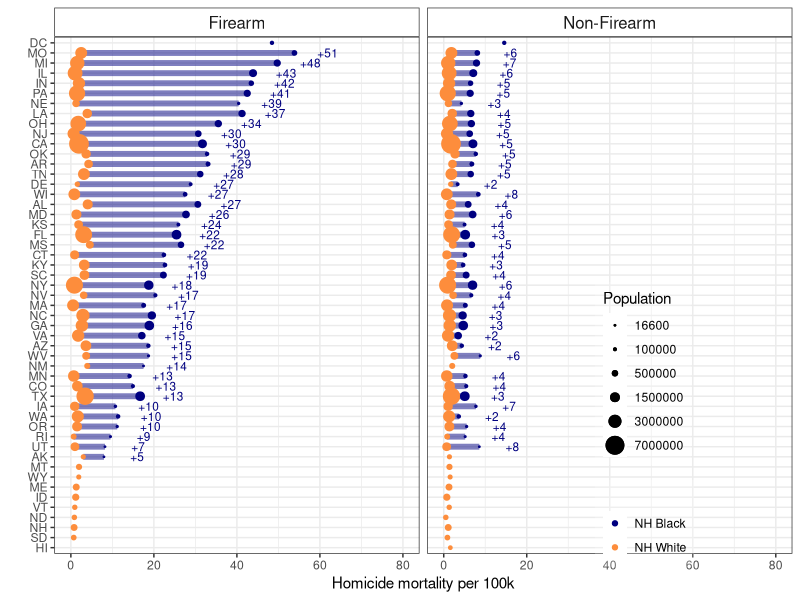
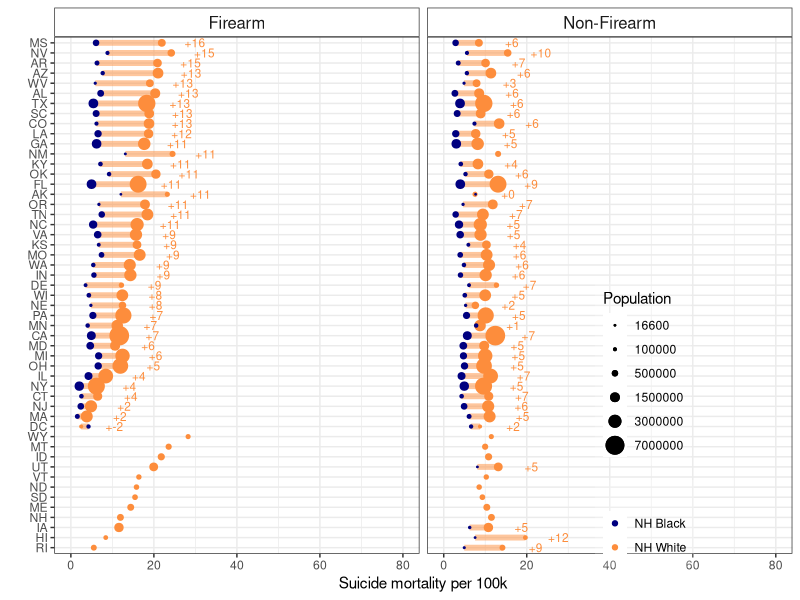
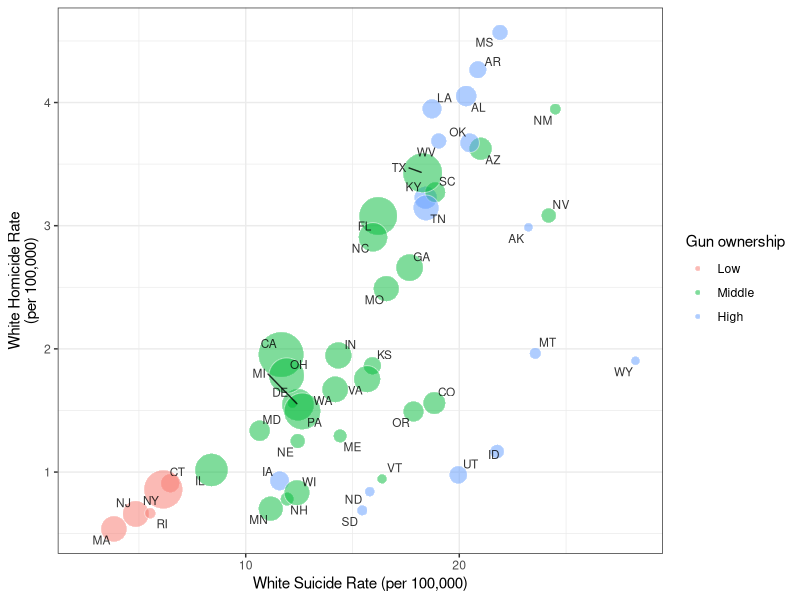
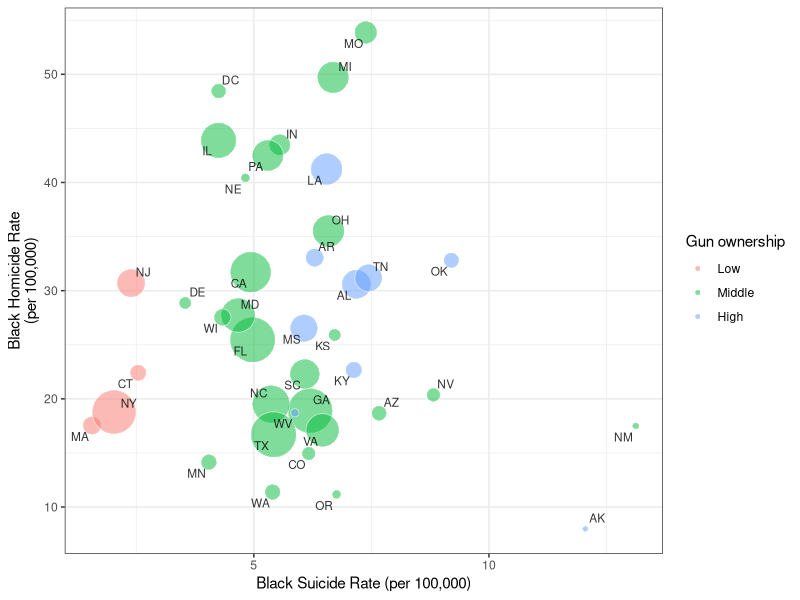
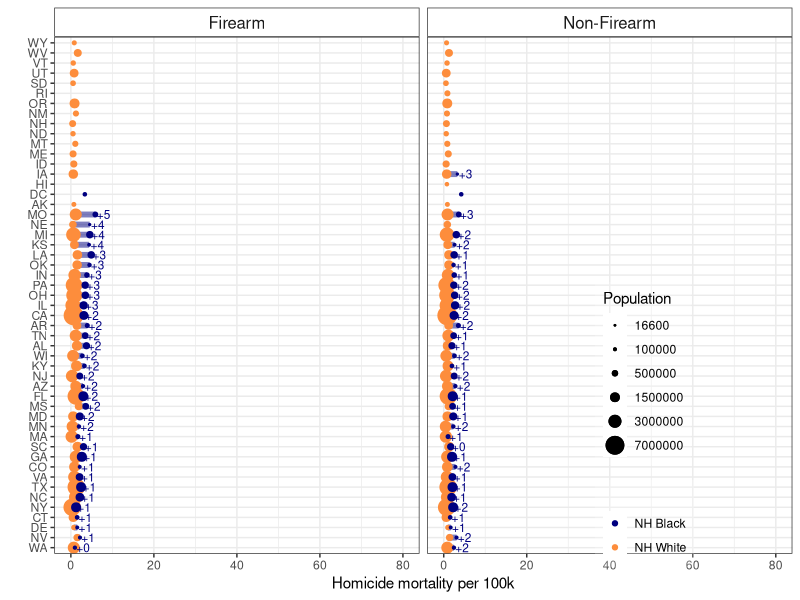
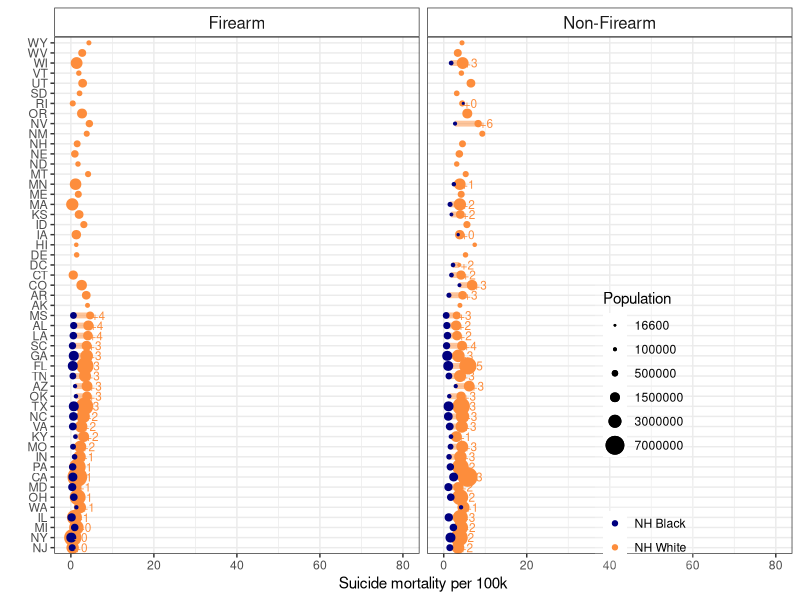
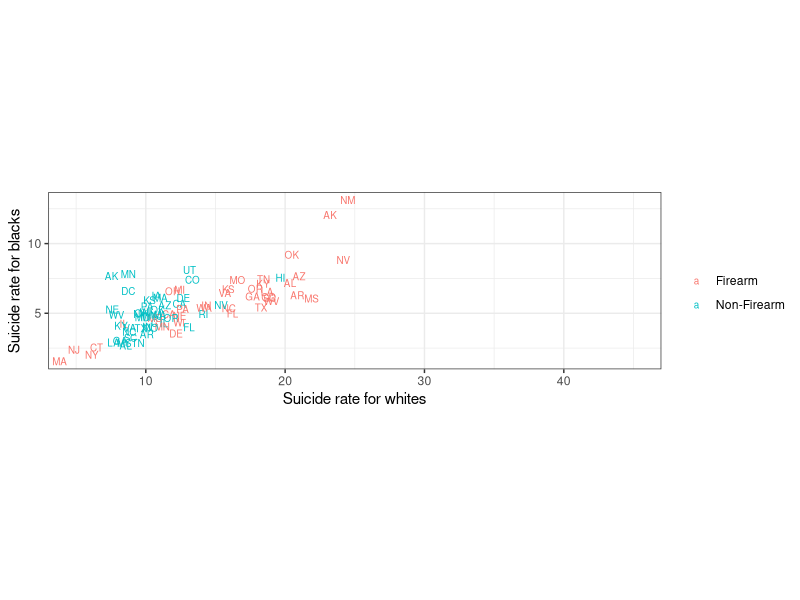
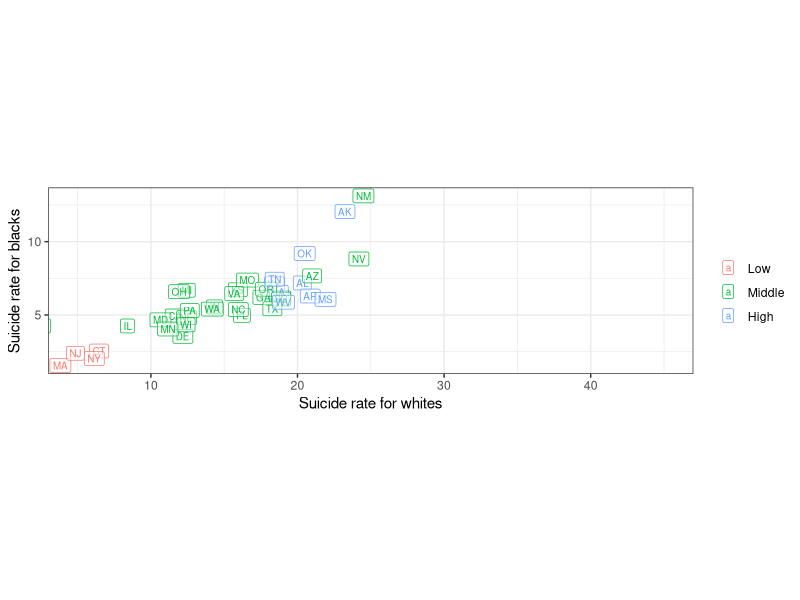

Here is the R script that generated these plots, in order:
## ---- chunk 1
library(tidyverse)
library(ggrepel)
## ---- chunk 2
#homicide
NHWM_homicide_FA <- read.table("./Data/agestd/Homicide_Firearms_White_NH_Males_Age-adjusted_2008-2014.txt", skip = 21, header = T, sep = ",")

NHWM_homicide_NonFA <- read.table("./Data/agestd/Homicide_Non-Firearms_White_NH_Males_Age-adjusted_2008-2014.txt", skip = 21, header = T, sep = ",")

NHBM_homicide_FA <- read.table("./Data/agestd/Homicide_Firearms_Black_NH_Males_Age-adjusted_2008-2014.txt", skip = 21, header = T, sep = ",")

NHBM_homicide_NonFA <- read.table("./Data/agestd/Homicide_Non-Firearms_Black_NH_Males_Age-adjusted_2008-2014.txt", skip = 21, header = T, sep = ",")

#suicide
NHWM_suicide_FA <- read.table("./Data/agestd/Suicide_Firearms_White_NH_Males_Age-adjusted_2008-2014.txt", skip = 21, header = T, sep = ",")

NHWM_suicide_NonFA <- read.table("./Data/agestd/Suicide_Non-Firearms_White_NH_Males_Age-adjusted_2008-2014.txt", skip = 21, header = T, sep = ",")

NHBM_suicide_FA <- read.table("./Data/agestd/Suicide_Firearms_Black_NH_Males_Age-adjusted_2008-2014.txt", skip = 21, header = T, sep = ",")

NHBM_suicide_NonFA <- read.table("./Data/agestd/Suicide_Non-Firearms_Black_NH_Males_Age-adjusted_2008-2014.txt", skip = 21, header = T, sep = ",")
## ---- chunk 3
#homicide
NHWF_homicide_FA <- read.table("./Data/agestd/Homicide_Firearms_White_NH_Females_Age-adjusted_2008-2014.txt", skip = 21, header = T, sep = ",")

NHWF_homicide_NonFA <- read.table("./Data/agestd/Homicide_Non-Firearms_White_NH_Females_Age-adjusted_2008-2014.txt", skip = 21, header = T, sep = ",")

NHBF_homicide_FA <- read.table("./Data/agestd/Homicide_Firearms_Black_NH_Females_Age-adjusted_2008-2014.txt", skip = 21, header = T, sep = ",")

NHBF_homicide_NonFA <- read.table("./Data/agestd/Homicide_Non-Firearms_Black_NH_Females_Age-adjusted_2008-2014.txt", skip = 21, header = T, sep = ",")

#suicide
NHWF_suicide_FA <- read.table("./Data/agestd/Suicide_Firearms_White_NH_Females_Age-adjusted_2008-2014.txt", skip = 21, header = T, sep = ",")

NHWF_suicide_NonFA <- read.table("./Data/agestd/Suicide_Non-Firearms_White_NH_Females_Age-adjusted_2008-2014.txt", skip = 21, header = T, sep = ",")

NHBF_suicide_FA <- read.table("./Data/agestd/Suicide_Firearms_Black_NH_Females_Age-adjusted_2008-2014.txt", skip = 21, header = T, sep = ",")

NHBF_suicide_NonFA <- read.table("./Data/agestd/Suicide_Non-Firearms_Black_NH_Females_Age-adjusted_2008-2014.txt", skip = 21, header = T, sep = ",")
## ---- chunk 4
tidy_fx <- function(data, state, death, population, crude, adjusted, race, intent, mechanism) {
  dat2 <- data[, c(state, death, population, crude, adjusted)]
  names(dat2)[2] <- paste0(death, ".", intent, ".", race)
  names(dat2)[3] <- paste0(population, ".", race)
  names(dat2)[4] <- paste0("crude.", intent, ".", race)
  names(dat2)[5] <- paste0("adjusted.", intent, ".", race)
  dat2$type = mechanism
  
  return(dat2)
}
## ---- chunk 5
NHWM_homicide_FA <- tidy_fx(data = NHWM_homicide_FA, "ST", "Deaths", "Population", "U_C_Rate", 
                            "U_A_Rate", "white", "homicide", "Firearm")
NHWM_homicide_NonFA <- tidy_fx(data = NHWM_homicide_NonFA, "ST", "Deaths", "Population", "U_C_Rate", 
                            "U_A_Rate", "white", "homicide", "Non-Firearm")
NHWM_suicide_FA <- tidy_fx(data = NHWM_suicide_FA, "ST", "Deaths", "Population", "U_C_Rate", 
                            "U_A_Rate", "white", "suicide", "Firearm")
NHWM_suicide_NonFA <- tidy_fx(data = NHWM_suicide_NonFA, "ST", "Deaths", "Population", "U_C_Rate", 
                            "U_A_Rate", "white", "suicide", "Non-Firearm")

NHBM_homicide_FA <- tidy_fx(data = NHBM_homicide_FA, "ST", "Deaths", "Population", "U_C_Rate", 
                            "U_A_Rate", "black", "homicide", "Firearm")
NHBM_homicide_NonFA <- tidy_fx(data = NHBM_homicide_NonFA, "ST", "Deaths", "Population", "U_C_Rate", 
                            "U_A_Rate", "black", "homicide", "Non-Firearm")
NHBM_suicide_FA <- tidy_fx(data = NHBM_suicide_FA, "ST", "Deaths", "Population", "U_C_Rate", 
                            "U_A_Rate", "black", "suicide", "Firearm")
NHBM_suicide_NonFA <- tidy_fx(data = NHBM_suicide_NonFA, "ST", "Deaths", "Population", "U_C_Rate", 
                            "U_A_Rate", "black", "suicide", "Non-Firearm")

NHBM_homicide<- rbind(NHBM_homicide_FA, NHBM_homicide_NonFA)
NHBM_suicide <- rbind(NHBM_suicide_FA, NHBM_suicide_NonFA)
NHWM_homicide <- rbind(NHWM_homicide_FA, NHWM_homicide_NonFA)
NHWM_suicide <- rbind(NHWM_suicide_FA, NHWM_suicide_NonFA)
rm(NHBM_homicide_FA, NHBM_homicide_NonFA, NHBM_suicide_FA, NHBM_suicide_NonFA,
   NHWM_homicide_FA, NHWM_homicide_NonFA, NHWM_suicide_FA, NHWM_suicide_NonFA)
## ---- chunk 6
NHWF_homicide_FA <- tidy_fx(data = NHWF_homicide_FA, "ST", "Deaths", "Population", "U_C_Rate", 
                            "U_A_Rate", "white", "homicide", "Firearm")
NHWF_homicide_NonFA <- tidy_fx(data = NHWF_homicide_NonFA, "ST", "Deaths", "Population", "U_C_Rate", 
                            "U_A_Rate", "white", "homicide", "Non-Firearm")
NHWF_suicide_FA <- tidy_fx(data = NHWF_suicide_FA, "ST", "Deaths", "Population", "U_C_Rate", 
                            "U_A_Rate", "white", "suicide", "Firearm")
NHWF_suicide_NonFA <- tidy_fx(data = NHWF_suicide_NonFA, "ST", "Deaths", "Population", "U_C_Rate", 
                            "U_A_Rate", "white", "suicide", "Non-Firearm")

NHBF_homicide_FA <- tidy_fx(data = NHBF_homicide_FA, "ST", "Deaths", "Population", "U_C_Rate", 
                            "U_A_Rate", "black", "homicide", "Firearm")
NHBF_homicide_NonFA <- tidy_fx(data = NHBF_homicide_NonFA, "ST", "Deaths", "Population", "U_C_Rate", 
                            "U_A_Rate", "black", "homicide", "Non-Firearm")
NHBF_suicide_FA <- tidy_fx(data = NHBF_suicide_FA, "ST", "Deaths", "Population", "U_C_Rate", 
                            "U_A_Rate", "black", "suicide", "Firearm")
NHBF_suicide_NonFA <- tidy_fx(data = NHBF_suicide_NonFA, "ST", "Deaths", "Population", "U_C_Rate", 
                            "U_A_Rate", "black", "suicide", "Non-Firearm")

NHBF_homicide<- rbind(NHBF_homicide_FA, NHBF_homicide_NonFA)
NHBF_suicide <- rbind(NHBF_suicide_FA, NHBF_suicide_NonFA)
NHWF_homicide <- rbind(NHWF_homicide_FA, NHWF_homicide_NonFA)
NHWF_suicide <- rbind(NHWF_suicide_FA, NHWF_suicide_NonFA)
rm(NHBF_homicide_FA, NHBF_homicide_NonFA, NHBF_suicide_FA, NHBF_suicide_NonFA,
   NHWF_homicide_FA, NHWF_homicide_NonFA, NHWF_suicide_FA, NHWF_suicide_NonFA)
## ---- chunk 7
#merge all the data
Males_AllAges_0814 <- merge(NHBM_homicide, NHBM_suicide %>% select(-Population.black), by = c("ST", "type")) %>%
  mutate(crude.RD.hom.su.black = crude.homicide.black - crude.suicide.black,
         adj.RD.hom.su.black = adjusted.homicide.black - adjusted.suicide.black)

Males_AllAges_0814 <- merge(Males_AllAges_0814, NHWM_homicide, by = c("ST", "type")) %>%
  mutate(crude.RD.homicide = crude.homicide.black - crude.homicide.white,
         adj.RD.homicide = adjusted.homicide.black - adjusted.homicide.white)

Males_AllAges_0814 <- merge(Males_AllAges_0814, NHWM_suicide %>% select(-Population.white), by = c("ST", "type")) %>%
  mutate(crude.RD.suicide = crude.suicide.black - crude.suicide.white,
         adj.RD.suicide = adjusted.suicide.black - adjusted.suicide.white)

Males_AllAges_0814 <- Males_AllAges_0814 %>% 
  mutate(crude.RD.hom.su.white = crude.homicide.white - crude.suicide.white, 
         adj.RD.hom.su.white = adjusted.homicide.white - adjusted.suicide.white)
## ---- chunk 8
Females_AllAges_0814 <- merge(NHBF_homicide, NHBF_suicide %>% select(-Population.black), by = c("ST", "type")) %>%
  mutate(crude.RD.hom.su.black = crude.homicide.black - crude.suicide.black,
         adj.RD.hom.su.black = adjusted.homicide.black - adjusted.suicide.black)

Females_AllAges_0814 <- merge(Females_AllAges_0814, NHWF_homicide, by = c("ST", "type")) %>%
  mutate(crude.RD.homicide = crude.homicide.black - crude.homicide.white,
         adj.RD.homicide = adjusted.homicide.black - adjusted.homicide.white)

Females_AllAges_0814 <- merge(Females_AllAges_0814, NHWF_suicide %>% select(-Population.white), by = c("ST", "type")) %>%
  mutate(crude.RD.suicide = crude.suicide.black - crude.suicide.white,
         adj.RD.suicide = adjusted.suicide.black - adjusted.suicide.white)

Females_AllAges_0814 <- Females_AllAges_0814 %>% 
  mutate(crude.RD.hom.su.white = crude.homicide.white - crude.suicide.white, 
         adj.RD.hom.su.white = adjusted.homicide.white - adjusted.suicide.white)
## ---- chunk 9
#used for plotting -- to arrange the states on the y-axis according to the magnitude of the black-white inequality
levels.firearm.homicide <- Males_AllAges_0814 %>% filter(type == "Firearm") %>%
  transmute(ST.order.RD.homicide = reorder(ST, adj.RD.homicide))

Males_AllAges_0814 %>% 
  filter(is.na(adjusted.homicide.black) == T & type == "Firearm") %>% 
  select(ST, adjusted.homicide.white)

Males_AllAges_0814$ST.order.RD.homicide <- factor(Males_AllAges_0814$ST, 
                                                  levels = c("HI", "SD", "NH", "ND", "VT", "ID", "ME", "WY", "MT",
                                                             levels(levels.firearm.homicide$ST.order.RD.homicide)[1:42]))

levels.firearm.suicide <- Males_AllAges_0814 %>% filter(type == "Firearm") %>%
  transmute(ST.order.RD.suicide = reorder(ST, -adj.RD.suicide))

Males_AllAges_0814 %>% 
  filter(is.na(adjusted.suicide.black) == T & type == "Firearm") %>% 
  select(ST, adjusted.suicide.white)

Males_AllAges_0814$ST.order.RD.suicide <- factor(Males_AllAges_0814$ST, 
                                                  levels = c("RI", "HI", "IA", "NH", "ME", "SD", "ND", "VT", "UT", "ID", "MT", "WY",
                                                             levels(levels.firearm.suicide$ST.order.RD.suicide)[1:39]))

## ---- chunk 10
#used for plotting -- to arrange the states on the y-axis according to the magnitude of the black-white inequality
levels.firearm.homicide <- Females_AllAges_0814 %>% filter(type == "Firearm") %>%
  transmute(ST.order.RD.homicide = reorder(ST, adj.RD.homicide))

Females_AllAges_0814 %>% 
  filter(is.na(adjusted.homicide.black) == T & type == "Firearm") %>% 
  select(ST, adjusted.homicide.white)

Females_AllAges_0814$ST.order.RD.homicide <- factor(Females_AllAges_0814$ST, 
                                                  levels = levels(levels.firearm.homicide$ST.order.RD.homicide))

# Males_AllAges_0814$ST.order.RD.homicide <- factor(Males_AllAges_0814$ST, 
#                                                   levels = c("HI", "SD", "NH", "ND", "VT", "ID", "ME", "WY", "MT",
#                                                              levels(levels.firearm.homicide$ST.order.RD.homicide)[1:42]))

levels.firearm.suicide <- Females_AllAges_0814 %>% filter(type == "Firearm") %>%
  transmute(ST.order.RD.suicide = reorder(ST, -adj.RD.suicide))

Females_AllAges_0814 %>% 
  filter(is.na(adjusted.suicide.black) == T & type == "Firearm") %>% 
  select(ST, adjusted.suicide.white)

# Females_AllAges_0814$ST.order.RD.suicide <- factor(Females_AllAges_0814$ST, 
#                                                   levels = c("RI", "HI", "IA", "NH", "ME", "SD", "ND", "VT", "UT", "ID", "MT", "WY",
#                                                              levels(levels.firearm.suicide$ST.order.RD.suicide)[1:39]))

Females_AllAges_0814$ST.order.RD.suicide <- factor(Females_AllAges_0814$ST, 
                                                  levels = levels(levels.firearm.suicide$ST.order.RD.suicide))

## ---- chunk 11
num.years = 2014-2008+1

Males_AllAges_0814 <- Males_AllAges_0814 %>% 
  mutate(average.pop.white = Population.white/num.years,
         average.pop.black = Population.black/num.years)

Males_AllAges_0814$gun.level <- "Middle"
Males_AllAges_0814$gun.level[Males_AllAges_0814$ST %in% c("LA", "UT", "OK", "IA", "TN","KY", "AL", 
                                                          "MS", "ID","ND", "WV", "AR", "AK", "SD", "MT", "WY")] <- "High"
Males_AllAges_0814$gun.level[Males_AllAges_0814$ST %in% c("HI", "NJ", "MA", "RI", "CT", "NY")] <- "Low"

Males_AllAges_0814$gun.level <- factor(Males_AllAges_0814$gun.level, levels = c("Low", "Middle", "High"))
## ---- chunk 12
Females_AllAges_0814 <- Females_AllAges_0814 %>% 
  mutate(average.pop.white = Population.white/num.years,
         average.pop.black = Population.black/num.years)

Females_AllAges_0814$gun.level <- "Middle"
Females_AllAges_0814$gun.level[Females_AllAges_0814$ST %in% c("LA", "UT", "OK", "IA", "TN","KY", "AL", 
                                                          "MS", "ID","ND", "WV", "AR", "AK", "SD", "MT", "WY")] <- "High"
Females_AllAges_0814$gun.level[Females_AllAges_0814$ST %in% c("HI", "NJ", "MA", "RI", "CT", "NY")] <- "Low"

Females_AllAges_0814$gun.level <- factor(Females_AllAges_0814$gun.level, levels = c("Low", "Middle", "High"))
## ---- chunk 13
stats <- Males_AllAges_0814 %>% group_by(type) %>% summarise(min = round(min(adj.RD.homicide, na.rm = T)), max = round(max(adj.RD.homicide, na.rm = T)))
stats$min[1]

stats2 <- Males_AllAges_0814 %>% group_by(type) %>% summarise(min = round(min(adjusted.homicide.white, na.rm = T)), max = round(max(adjusted.homicide.white, na.rm = T)))

white.pop.dc <- Males_AllAges_0814 %>% filter(ST == "DC" & type == "Firearm") %>% select(Population.white)

stats3 <- Males_AllAges_0814 %>% group_by(type) %>% summarise(min = round(min(adjusted.homicide.black, na.rm = T)), max = round(max(adjusted.homicide.black, na.rm = T)))
## ---- chunk 14
ggplot(Males_AllAges_0814, aes(y = ST.order.RD.homicide, x = adjusted.homicide.white)) + 
  geom_segment(aes(x = adjusted.homicide.white, xend = adjusted.homicide.black, 
                   y = ST.order.RD.homicide, yend = ST.order.RD.homicide), 
               lwd = 2, col = "navy", alpha = 0.5) +
  geom_point(aes(col = "NH White", size = average.pop.white)) + #alpha = ifelse(death.homicide.black < 20, 0.7, 1)
  geom_point(aes(x = adjusted.homicide.black, col = "NH Black", size = average.pop.black)) + #alpha = ifelse(death.homicide.black < 20, 0.7, 1),
  scale_color_manual(values = c("navy", "#fd8d3c")) +
  scale_alpha_continuous(guide = F) +
  scale_size_area(breaks = c(16600, 100000, 500000, 1500000, 3000000, 7000000)) +
  ylab("") +
  xlab("Homicide mortality per 100k") + 
  theme_bw() + 
  guides(color = guide_legend(title = " "), size = guide_legend(title = "Population")) + 
  theme(legend.position = c(0.8, 0.25), 
        plot.title = element_text(size = 10),
        legend.background = element_rect(fill=alpha('white', 0.2)),
        strip.background = element_rect(fill="white"), 
        strip.text.x = element_text(size = 12),
        strip.text.y = element_text(size = 12)) + 
  scale_x_continuous(limits = c(0, 80), labels = seq(0, 80, 20), breaks = seq(0, 80, 20)) +
  geom_text(data = subset(Males_AllAges_0814, is.na(adj.RD.homicide)==F),
            aes(x = adjusted.homicide.black + 8, label = paste0("+", round(adj.RD.homicide))),
            size = 3, col = "navy") +
  facet_wrap( ~ type)  
## ---- chunk 15
stats4 <- Males_AllAges_0814 %>% group_by(type) %>% summarise(min = round(min(adj.RD.suicide, na.rm = T)),
                                                    max = round(max(adj.RD.suicide, na.rm = T)))

stats5 <- Males_AllAges_0814 %>% group_by(type) %>% summarise(min = round(min(adjusted.suicide.white, na.rm = T)),
                                                    max = round(max(adjusted.suicide.white, na.rm = T)))

stats6 <- Males_AllAges_0814 %>% group_by(type) %>% summarise(min = round(min(adjusted.suicide.black, na.rm = T)),
                                                    max = round(max(adjusted.suicide.black, na.rm = T)))

stats7 <- Males_AllAges_0814 %>% group_by(type) %>% summarise(min = round(min(adjusted.suicide.white, na.rm = T)),
                                                    max = round(max(adjusted.suicide.white, na.rm = T)))
## ---- chunk 16
ggplot(Males_AllAges_0814, aes(y = ST.order.RD.suicide, x = adjusted.suicide.white)) + 
  geom_segment(aes(x = adjusted.suicide.white, xend = adjusted.suicide.black, 
                   y = ST.order.RD.suicide, yend = ST.order.RD.suicide), 
               lwd = 2, col = "#fd8d3c", alpha = 0.5) +
  geom_point(aes(col = "NH White", size = average.pop.white)) + #alpha = ifelse(death.homicide.black < 20, 0.7, 1)
  geom_point(aes(x = adjusted.suicide.black, col = "NH Black", size = average.pop.black)) + #, alpha = ifelse(death.homicide.black < 20, 0.7, 1)
  scale_color_manual(values = c("navy", "#fd8d3c")) +
  scale_alpha_continuous(guide = F) +
  scale_size_area(breaks = c(16600, 100000, 500000, 1500000, 3000000, 7000000)) +
  ylab("") + xlab("Suicide mortality per 100k") + theme_bw() + 
  guides(color = guide_legend(title = " "), size = guide_legend(title = "Population")) + 
  theme(legend.position = c(0.8, 0.25), 
        plot.title = element_text(size = 10),
        legend.background = element_rect(fill=alpha('white', 0.2)),
        strip.background = element_rect(fill="white"), 
        strip.text.x = element_text(size = 12),
        strip.text.y = element_text(size = 12)) + 
  scale_x_continuous(limits = c(0, 80), labels = seq(0, 80, 20), breaks = seq(0, 80, 20)) +
  geom_text(data = subset(Males_AllAges_0814, is.na(adj.RD.suicide)==F), 
            aes(x = adjusted.suicide.white + 8, label = paste0("+", round(-adj.RD.suicide))), size = 3, col = "#fd8d3c") +
  facet_wrap(~type)
## ---- chunk 17
ggplot(subset(Males_AllAges_0814, type == "Firearm"), aes(adjusted.suicide.white, adjusted.homicide.white)) + 
  geom_point(aes(fill = gun.level, size = average.pop.white), col = "white", pch = 21, alpha = 0.5) +
  geom_text_repel(aes(label = ST), alpha = 0.8, size = 3) +
  ylab("White Homicide Rate\n(per 100,000)") +
  xlab("White Suicide Rate (per 100,000)") + 
  theme_bw() +
  scale_size_area(breaks = c(100000, 500000, 1500000, 3000000, 7000000), max_size = 15, guide = F) +
  guides(fill = guide_legend(title = "Gun ownership")) 
## ---- chunk 18
Males_AllAges_0814 %>% 
  group_by(type) %>% 
  summarise(cor.hom.suicide = cor(adjusted.suicide.white, adjusted.homicide.white, use = "complete.obs"))
## ---- chunk 19
ggplot(subset(Males_AllAges_0814, type == "Firearm"), aes(adjusted.suicide.black, adjusted.homicide.black)) + 
  geom_point(aes(fill = gun.level, size = average.pop.black), col = "white", pch = 21, alpha = 0.5) +
  geom_text_repel(aes(label = ST), alpha = 0.8, size = 3, check_overlap = T) +
  ylab("Black Homicide Rate\n(per 100,000)") +
  xlab("Black Suicide Rate (per 100,000)") + 
  theme_bw() +
  scale_size_area(breaks = c(16600, 100000, 500000, 1400000), max_size = 15, guide = F) +
  guides(fill = guide_legend(title = "Gun ownership"))
## ---- chunk 20
Males_AllAges_0814 %>% 
  group_by(type) %>% 
  summarise(cor.hom.suicide = cor(adjusted.suicide.black, adjusted.homicide.black, use = "complete.obs"))
## ---- chunk 21
ggplot(Females_AllAges_0814, aes(y = ST.order.RD.homicide, x = adjusted.homicide.white)) + 
  geom_segment(aes(x = adjusted.homicide.white, xend = adjusted.homicide.black, 
                   y = ST.order.RD.homicide, yend = ST.order.RD.homicide), 
               lwd = 2, col = "navy", alpha = 0.5) +
  geom_point(aes(col = "NH White", size = average.pop.white)) + #alpha = ifelse(death.homicide.black < 20, 0.7, 1)
  geom_point(aes(x = adjusted.homicide.black, col = "NH Black", size = average.pop.black)) + #alpha = ifelse(death.homicide.black < 20, 0.7, 1),
  scale_color_manual(values = c("navy", "#fd8d3c")) +
  scale_alpha_continuous(guide = F) +
  scale_size_area(breaks = c(16600, 100000, 500000, 1500000, 3000000, 7000000)) +
  ylab("") +
  xlab("Homicide mortality per 100k") + 
  theme_bw() + 
  guides(color = guide_legend(title = " "), size = guide_legend(title = "Population")) + 
  theme(legend.position = c(0.8, 0.25), 
        plot.title = element_text(size = 10),
        legend.background = element_rect(fill=alpha('white', 0.2)),
        strip.background = element_rect(fill="white"), 
        strip.text.x = element_text(size = 12),
        strip.text.y = element_text(size = 12)) + 
  scale_x_continuous(limits = c(0, 80), labels = seq(0, 80, 20), breaks = seq(0, 80, 20)) +
  geom_text(data = subset(Females_AllAges_0814, is.na(adj.RD.homicide)==F),
            aes(x = adjusted.homicide.black + 2, label = paste0("+", round(adj.RD.homicide))),
            size = 3, col = "navy") +
  facet_wrap( ~ type)  
## ---- chunk 22
ggplot(Females_AllAges_0814, aes(y = ST.order.RD.suicide, x = adjusted.suicide.white)) + 
  geom_segment(aes(x = adjusted.suicide.white, xend = adjusted.suicide.black, 
                   y = ST.order.RD.suicide, yend = ST.order.RD.suicide), 
               lwd = 2, col = "#fd8d3c", alpha = 0.5) +
  geom_point(aes(col = "NH White", size = average.pop.white)) + #alpha = ifelse(death.homicide.black < 20, 0.7, 1)
  geom_point(aes(x = adjusted.suicide.black, col = "NH Black", size = average.pop.black)) + #, alpha = ifelse(death.homicide.black < 20, 0.7, 1)
  scale_color_manual(values = c("navy", "#fd8d3c")) +
  scale_alpha_continuous(guide = F) +
  scale_size_area(breaks = c(16600, 100000, 500000, 1500000, 3000000, 7000000)) +
  ylab("") + xlab("Suicide mortality per 100k") + theme_bw() + 
  guides(color = guide_legend(title = " "), size = guide_legend(title = "Population")) + 
  theme(legend.position = c(0.8, 0.25), 
        plot.title = element_text(size = 10),
        legend.background = element_rect(fill=alpha('white', 0.2)),
        strip.background = element_rect(fill="white"), 
        strip.text.x = element_text(size = 12),
        strip.text.y = element_text(size = 12)) + 
  scale_x_continuous(limits = c(0, 80), labels = seq(0, 80, 20), breaks = seq(0, 80, 20)) +
  geom_text(data = subset(Females_AllAges_0814, is.na(adj.RD.suicide)==F), 
            aes(x = adjusted.suicide.white + 2, label = paste0("+", round(-adj.RD.suicide))), size = 3, col = "#fd8d3c") +
  facet_wrap(~type)
## ---- chunk 23
ggplot(Males_AllAges_0814, aes(adjusted.suicide.white, adjusted.suicide.black)) + 
  geom_text(aes(label = ST, col = type), size = 2.5) +
  guides(color = guide_legend(title = " ")) +
  ylab("Suicide rate for blacks") +
  xlab("Suicide rate for whites") +
  coord_equal(xlim = c(5, 45)) + theme_bw()

Males_AllAges_0814 %>% 
  group_by(type) %>% 
  summarise(cor.suicide = cor(adjusted.suicide.black, adjusted.suicide.white, use = "complete.obs"))

ggplot(subset(Males_AllAges_0814, type == "Firearm"), aes(adjusted.suicide.white, adjusted.suicide.black)) + 
  geom_label(aes(label = ST, col = gun.level), size = 2.5, alpha = 0.5) +
  guides(color = guide_legend(title = " ")) +
  ylab("Suicide rate for blacks") +
  xlab("Suicide rate for whites") +
  coord_equal(xlim = c(5, 45)) + theme_bw()

## ---- chunk 24
ggplot(Males_AllAges_0814, aes(adjusted.homicide.white, adjusted.homicide.black)) + 
  geom_text(aes(label = ST, col = type), size = 2.5) +
  ylab("Homicide rate for blacks") +
  xlab("Homicide rate for whites") +
  coord_equal(ylim = c(5, 70)) + theme_bw()

Males_AllAges_0814 %>% 
  group_by(type) %>% 
  summarise(cor.homicide = cor(adjusted.homicide.black, adjusted.homicide.white, use = "complete.obs"))

ggplot(subset(Males_AllAges_0814, type == "Firearm"), aes(adjusted.homicide.white, adjusted.homicide.black)) + 
  geom_label(aes(label = ST, col = gun.level), size = 2.5, alpha = 0.5) +
  ylab("Homicide rate for blacks") +
  xlab("Homicide rate for whites") +
  theme_bw()

